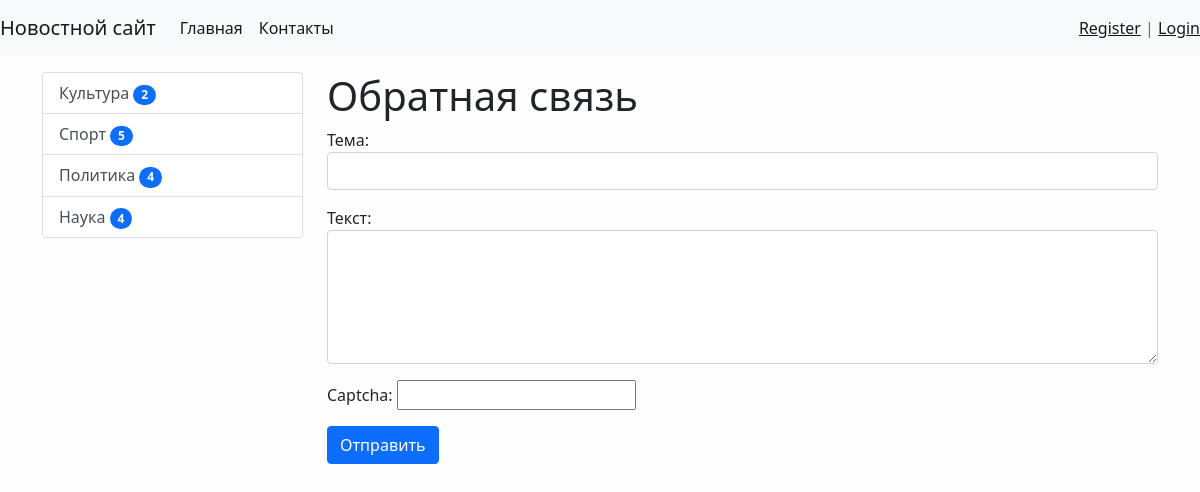
Page /contact/ on the committed database.
### news/models.py (models this page shows, shortened)
class Category(models.Model):
    title = models.CharField(max_length=150, db_index=True, verbose_name='Наименование категории')
    def get_absolute_url(self):
        return reverse('category', kwargs={'category_id': self.pk})
    class Meta:
        verbose_name = 'Категория'
        verbose_name_plural = 'Категории'
        ordering = ['title']

### news/views.py (the view)
# urls.py: path('contact/', contact, name='contact'),
def contact(request):
    if request.method == 'POST':
        form = UserContactForm(request.POST)
        if form.is_valid():
            mail = send_mail(form.cleaned_data['subject'], form.cleaned_data['content'],
                             'kaninnikita@gmail.com', ['kaninnikitabnet@gmail.com'], fail_silently=False)
            if mail:
                messages.success(request, 'Письмо отправлено')
                return redirect('contact')
            else:
                messages.error(request, 'Ошибка отправки')
        else:
            messages.error(request, 'Ошибка валидации')
    else:
        form = UserContactForm()
    return render(request, 'news/contact.html', {'form': form})

### news/forms.py
class UserContactForm(forms.Form):
    subject = forms.CharField(label='Тема', widget=forms.TextInput(attrs={'class': 'form-control'}))
    content = forms.CharField(label='Текст', widget=forms.Textarea(attrs={'class': 'form-control', 'rows': 5}))
    captcha = CaptchaField()

### news/templatetags/news_tags.py (called while the page is built)
@register.inclusion_tag('news/list_categories.html')
def show_categories():
    categories = Category.objects.annotate(cnt=Count('news', filter=F('news__is_published'))).filter(cnt__gt=0)
    return {"categories": categories}

### news/templates/news/contact.html (shortened to what this page needs)
{% extends 'base.html' %}
{% block sidebar %}
    {% include 'inc/_sidebar.html' %}
{% endblock %}
{% block content %}
<h1>Обратная связь</h1>
<form method="post">
    {{ form.as_p }}
    <button type="submit" class="btn btn-primary btn-block">Отправить</button>
</form>
{% endblock %}

### news/templates/news/list_categories.html
<div class="list-group">
     {% for item in categories %}
     <a href="{{ item.get_absolute_url }}" class="list-group-item list-group-item-action">{{ item.title }} <span class="badge bg-primary rounded-pill">{{ item.cnt }}</span></a>
     {% endfor %}
 </div>

### mysite/static/css/style1.css (style rules this page uses)
body { background-color: #fefefe; }

### rows in the picture
Category: title "Культура", cnt "2"
Category: title "Спорт", cnt "5"
Category: title "Политика", cnt "4"
Category: title "Наука", cnt "4"
